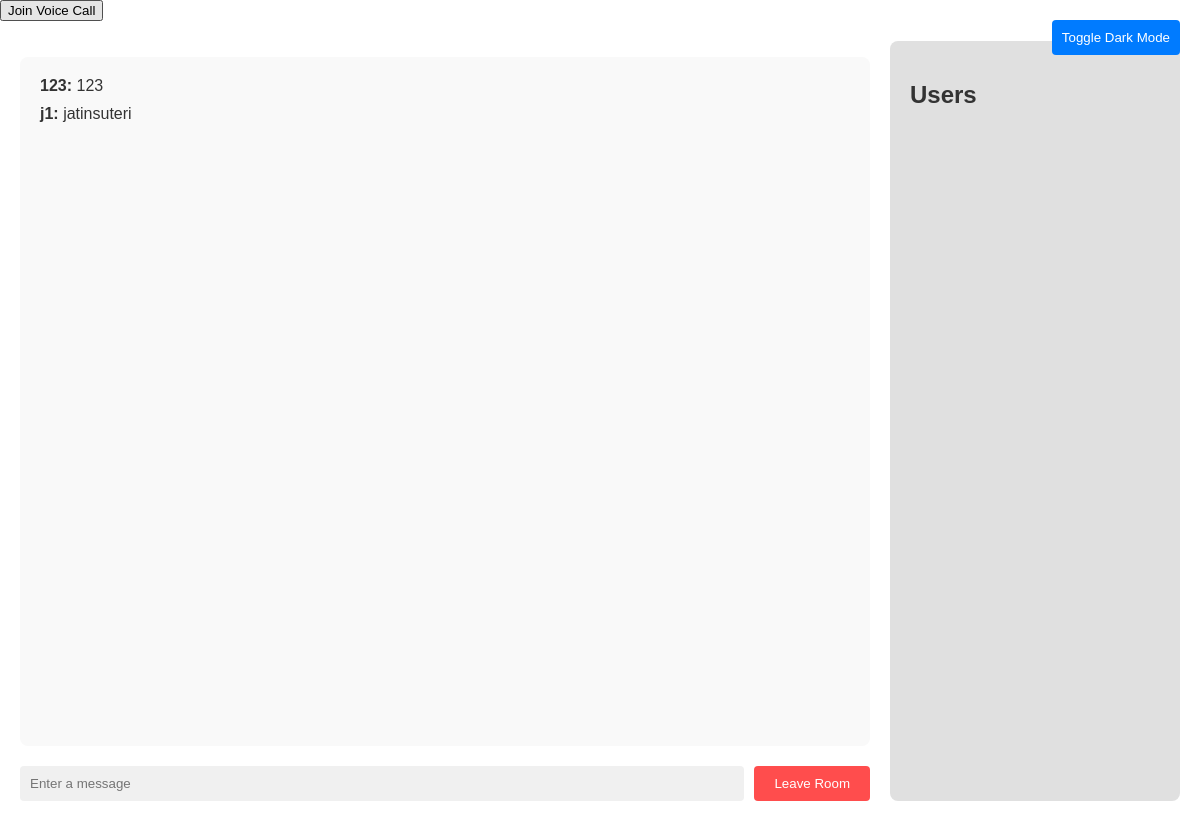
Before: /chat/room1 (signed in) with the older database file.
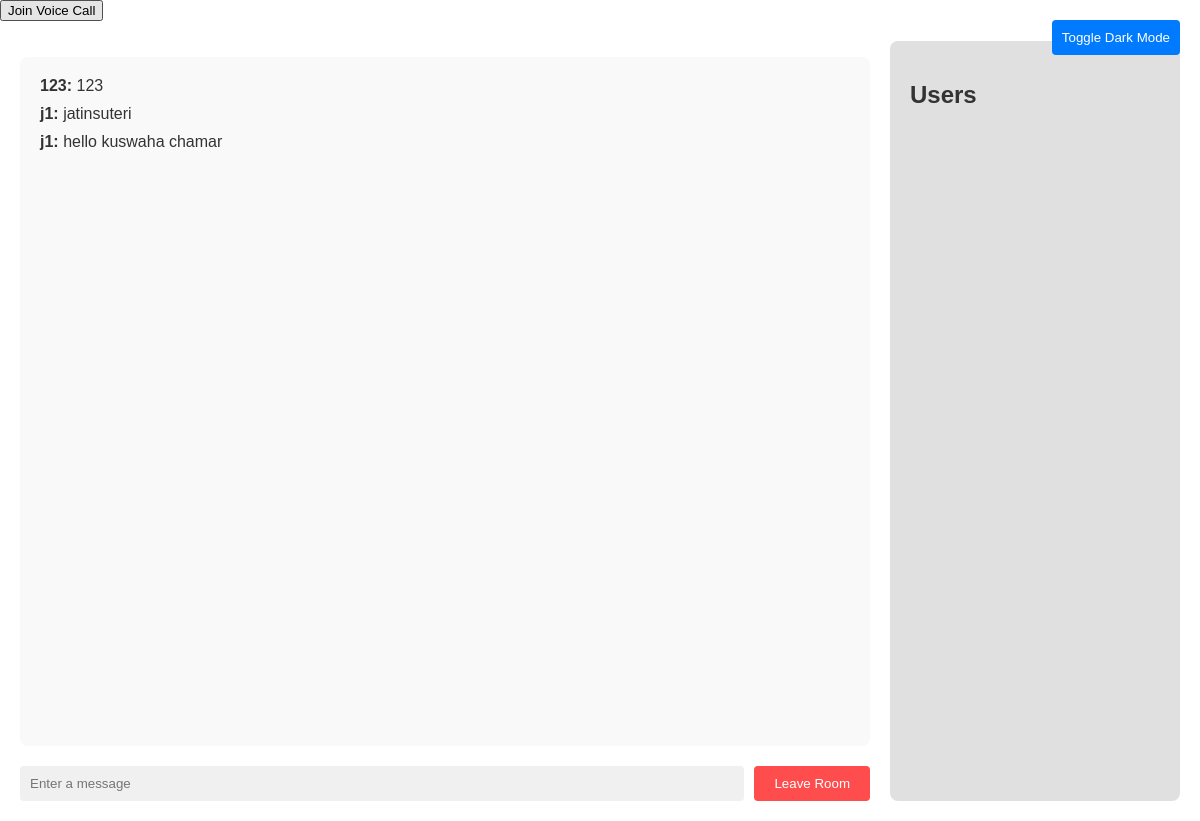
After: the same page with the newer database file.
### drocsid/models.py (models this page shows, shortened)
class Message(db.Model):
    id = db.Column(db.Integer, primary_key=True)
    user_id = db.Column(db.Integer, db.ForeignKey('user.id'), nullable=False)
    room = db.Column(db.String(50), nullable=False)
    username = db.Column(db.String(50), nullable=False)
    message = db.Column(db.Text, nullable=False)
    timestamp = db.Column(db.DateTime, nullable=False, default=datetime.datetime.now)

### drocsid/routes.py (the view)
@app.route('/chat/<room>', methods=["GET", "POST"])
@login_required
def chat(room):
    messages = Message.query.filter_by(room=room).order_by(Message.timestamp.asc()).all()
    return render_template('chat.html', username=current_user.username, room=room, messages=messages)

### drocsid/models.py (called while the page is built)
@login_manager.user_loader
def load_user(user_id):
    return User.query.get(user_id)

### drocsid/templates/chat.html (shortened to what this page needs)
<!DOCTYPE html>
<html lang="en">
<head>
</head>
<body>
    <button id="dark-mode-toggle">Toggle Dark Mode</button>
    <button id="voice-call">Join Voice Call</button>
    <div class="container">
        <div id="chat">
            <ul id="chat-messages">
                {% for msg in messages %}
                    <li><strong>{{ msg.username }}:</strong> {{ msg.message }}</li>
                {% endfor %}
            </ul>
            <div id="message-input">
                <input type="text" id="message" placeholder="Enter a message">
                <button id="leave-room">Leave Room</button>
            </div>
        </div>
        <div id="user-sidebar">
            <h2>Users</h2>
        </div>
    </div>
</body>
</html>

### drocsid/templates/chat.html (style rules this page uses)
:root { --bg-color: #ffffff; --text-color: #333333; --input-bg: #f0f0f0; --chat-bg: #f9f9f9; --sidebar-bg: #e0e0e0; }
body { font-family: Arial, sans-serif; background-color: var(--bg-color); color: var(--text-color); margin: 0; padding: 0; transition: background-color 0.3s, color 0.3s; }
.container { display: flex; height: 100vh; padding: 20px; box-sizing: border-box; }
#chat { flex: 1; display: flex; flex-direction: column; margin-right: 20px; }
#chat-messages { flex: 1; overflow-y: auto; padding: 20px; background-color: var(--chat-bg); border-radius: 8px; margin-bottom: 20px; }
#chat-messages li { margin-bottom: 10px; list-style-type: none; }
#message-input { display: flex; }
#message { flex: 1; padding: 10px; border: none; border-radius: 4px; background-color: var(--input-bg); color: var(--text-color); }
#leave-room { padding: 10px 20px; background-color: #ff4d4d; color: white; border: none; border-radius: 4px; cursor: pointer; margin-left: 10px; }
#user-sidebar { width: 250px; background-color: var(--sidebar-bg); padding: 20px; border-radius: 8px; overflow-y: auto; }
#user-sidebar h2 { margin-top: 5; }
#dark-mode-toggle { position: absolute; top: 20px; right: 20px; padding: 10px; background-color: #007bff; color: white; border: none; border-radius: 4px; cursor: pointer; }

Changed rows visible on the page:
added Message: username "j1", message "hello kuswaha chamar"
